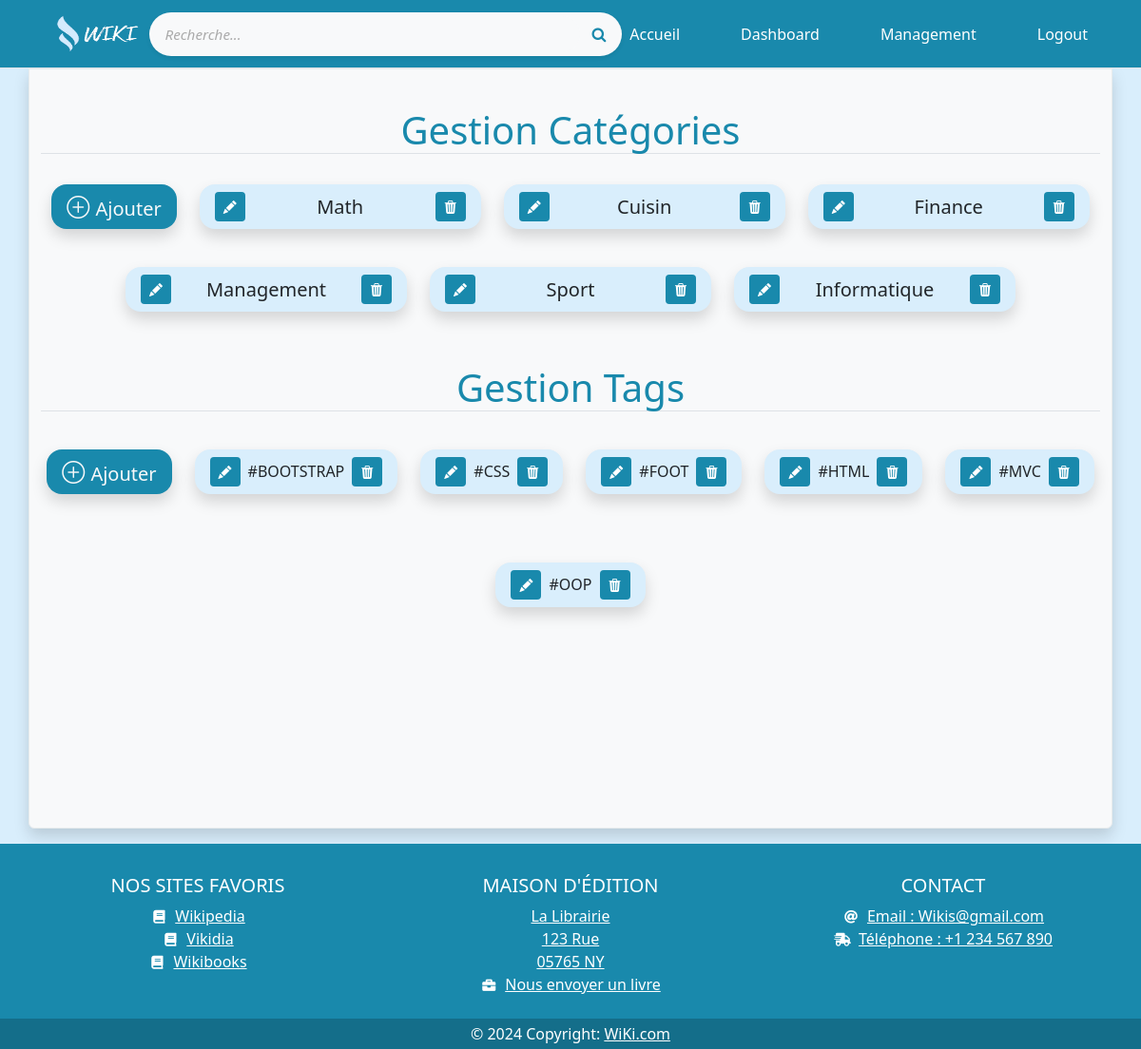
Screenshot of /admins/index (signed in) with the database file from the repository.
### tables this page shows
CREATE TABLE `categories` (
  `id_categorie` int(11) NOT NULL,
  `categorie_name` varchar(50) NOT NULL,
  `creation_date` timestamp NOT NULL DEFAULT current_timestamp()
);

CREATE TABLE `tags` (
  `id_tag` int(11) NOT NULL,
  `tag_name` varchar(50) NOT NULL
);

### app/controllers/Admins.php (called while the page is built, shortened)
<?php
  class Admins extends Controller {
    public function __construct(){
      $this->catModal = $this->model('categorie');
      $this->tagModal = $this->model('tag');
    }
    public function index(){
        $categories=$this->catModal->displayCat();
        $tags=$this->tagModal->displayTag();
        $data = [
            'categories'=> $categories,
            'tags'=> $tags,
        ];
        $this->view('admin/management',$data);
      }
    }

### app/libraries/Core.php (called while the page is built, shortened)
<?php
  class Core {
    protected $currentMethod = 'index';
    public function __construct(){
      $url = $this->getUrl();
      if(isset($url[0])){
      if(file_exists('../app/controllers/' . ucwords($url[0]). '.php')){
        unset($url[0]);
      }
    }
      $this->currentController = new $this->currentController;
      if(isset($url[1])){
        if(method_exists($this->currentController, $url[1])){
          $this->currentMethod = $url[1];
          unset($url[1]);
        }
      }
      $this->params = $url ? array_values($url) : [''];
      call_user_func_array([$this->currentController, $this->currentMethod], $this->params);
    }
    public function getUrl(){
      if(isset($_GET['url'])){
        $url = rtrim($_GET['url'], '/');
        $url = filter_var($url, FILTER_SANITIZE_URL);
        $url = explode('/', $url);
        return $url;
      }else{
        return [''];
      }
    }
  }

### public/index.php (called while the page is built, shortened)
<?php
$affiche = new Core();
 ?>

### app/libraries/Database.php (called while the page is built, shortened)
<?php
class Database {
    private static $instance;
    private $connection;
     private $stmt;
    private function __construct() {
        $this->connection = new PDO("mysql:host=" . DB_HOST . ";dbname=" . DB_NAME, DB_USER, DB_PASS);
        $this->connection->setAttribute(PDO::ATTR_ERRMODE, PDO::ERRMODE_EXCEPTION);
    }
    public static function getInstance() {
        if (!self::$instance) {
            self::$instance = new Database();
        }
        return self::$instance;
    }
    public function getConnection() {
        return $this->connection;
    }
    public function query($sql){
        $this->stmt = $this->connection->prepare($sql);
      }
      public function execute(){
        return $this->stmt->execute();
      }
      public function resultSet(){
        $this->execute();
        return $this->stmt->fetchAll(PDO::FETCH_OBJ);
      }
}
  ?>

### app/models/Categorie.php (called while the page is built, shortened)
<?php
class Categorie {
    private $db;
    public function __construct() {
        $this->db = Database::getInstance();
        $this->db->getConnection();
    }
    public function displayCat(){
        $this->db->query('SELECT * FROM categories ORDER BY creation_date DESC');
        $this->db->execute();
       $resultat= $this->db->resultSet();
       return $resultat;
    }
}

### app/models/Tag.php (called while the page is built, shortened)
<?php
class Tag {
    private $db;
    public function __construct() {
        $this->db = Database::getInstance();
        $this->db->getConnection();
    }
    public function displayTag(){
        $this->db->query('SELECT * FROM tags');
        $this->db->execute();
       $resultat= $this->db->resultSet();
       return $resultat;
    }
}

### app/views/admin/management.php (the view, shortened to what this page needs)
<?php require APPROOT . '/views/inc/header.php'; ?>
<?php require APPROOT . '/views/inc/navbar.php'; ?>
<main class="site-fr container main rounded-bottom shadow mb-3 bg-light min-vh-100 ">
    <h1 class=" display-6 text-center my-4 orange1 border-bottom ">Gestion Catégories</h1>
    <div class="">
        <div class="d-flex justify-content-center gap-4 flex-wrap mb-4  ">
            <div class="d-flex  justify-content-between align-items-center orange my-2  px-3 text-center shadow rounded-4  ">
                <a href="<?php echo URLROOT; ?>/admins/addCat" class="fs-4 text-light text-decoration-none fw-lighter"><i class="bi bi-plus-circle"></i> <span class="fs-5" >Ajouter</span> </a>
               </div>
               <?php foreach($data['categories'] as $categorie) : ?>
        <div class="d-flex  justify-content-between align-items-center ble my-2 px-3 text-center shadow rounded-4  ">
               <a href="<?php echo URLROOT; ?>/admins/editCat/<?php echo $categorie->id_categorie; ?>" class="float-right my-2 "> <button class="btn orange   btn-sm text-white  text-decoration-none ">
            <i class="bi bi-pencil-fill"></i></button></a>
        <h5 class="m-0 p-2 " style="width: 200px;"><?php echo $categorie->categorie_name; ?></h5>
         <a href="<?php echo URLROOT; ?>/admins/deleteCat/<?php echo $categorie->id_categorie; ?>" class="float-right my-2"> <button class="btn orange   btn-sm text-white  text-decoration-none ">
            <i class="bi bi-trash3-fill"></i> </button></a></div>
            <?php endforeach; ?>
             </div>
    </div>
    <h1 class=" display-6 text-center mb-3 mt-5 orange1 border-bottom ">Gestion Tags</h1>
    <div class="">
        <div class="d-flex justify-content-center gap-4 flex-wrap mb-5 ">
            <div class="d-flex  justify-content-between align-items-center orange my-4 px-3 text-center shadow rounded-4  ">
                <a href="<?php echo URLROOT; ?>/admins/addTag" class="fs-4 text-light text-decoration-none fw-lighter"><i class="bi bi-plus-circle"></i> <span class="fs-5" >Ajouter</span> </a>
               </div>
               <?php foreach($data['tags'] as $tag) : ?>
        <div class="d-flex justify-content-between align-items-center ble my-4 px-3 text-center shadow rounded-4">
               <a href="<?php echo URLROOT; ?>/admins/editTag/<?php echo $tag->id_tag; ?>" class="float-right my-2 "> <button class="btn orange  btn-sm text-white  text-decoration-none ">
            <i class="bi bi-pencil-fill"></i></button></a>
        <h5 class="m-0 p-2 fs-6  " >#<?php echo $tag->tag_name; ?></h5>
         <a href="<?php echo URLROOT; ?>/admins/deleteTag/<?php echo $tag->id_tag; ?>" class="float-right my-2"> <button class="btn orange   btn-sm text-white  text-decoration-none ">
            <i class="bi bi-trash3-fill"></i></i> </button></a></div>
            <?php endforeach; ?>
             </div>
    </div>
</main>
<?php require APPROOT . '/views/inc/foot.php'; ?>
<?php require APPROOT . '/views/inc/footer.php'; ?>

### app/libraries/Controller.php (shortened to what this page needs)
<?php
  class Controller {
    public function model($model){
      return new $model();
    }
    public function view($view, $data = []){
      if(file_exists('../app/views/' . $view . '.php')){
        require_once '../app/views/' . $view . '.php';
      } else {
        die('View does not exist');
      }
    }
  }

### app/views/inc/header.php (shortened to what this page needs)
<!DOCTYPE html>
<html lang="en">
<head>
    <link href="https://cdn.jsdelivr.net/npm/bootstrap@5.3.2/dist/css/bootstrap.min.css" rel="stylesheet"
>
        <link rel="stylesheet" href="https://cdnjs.cloudflare.com/ajax/libs/font-awesome/5.12.1/css/all.min.css"
>
         <link rel="stylesheet" href="https://cdnjs.cloudflare.com/ajax/libs/select2/4.0.13/css/select2.min.css">
    <link rel="stylesheet" href="https://cdn.jsdelivr.net/npm/bootstrap-icons@1.11.2/font/bootstrap-icons.min.css">
    <link href="https://maxcdn.bootstrapcdn.com/font-awesome/4.7.0/css/font-awesome.min.css" rel="stylesheet" />
    <link rel="stylesheet"  type="text/css" href="<?php echo URLROOT; ?>/css/style.css">
</head>
<body>

### app/views/inc/navbar.php (shortened to what this page needs)
<nav class="navbar navbar-expand-lg navbar-scroll  shadow-0 border-bottom d-flex align-content-center justify-content-center px-lg-5   ">
                <img src="<?php echo URLROOT; ?>/image/wiko.png" alt="logo" class="rounded-4 p-2 " style="width: 120px; height: 55px;">
                <div class="p-1 bg-light rounded rounded-pill shadow-sm w-50 mx-auto  text-center ">
        <div class="input-group">
           <input type="search" id="searchInputMain" placeholder="Recherche..." aria-describedby="button-addon1" class="form-control rounded rounded-pill border-0 bg-light">
         <div class="input-group-append">
       <button id="button-addon1" type="submit" class="btn btn-link orange1"><i class="fa fa-search"></i></button>
        </div>
         </div>
         </div>
                  <div class=" d-flex justify-content-center">
                <div class="collapse navbar-collapse m-0 p-0 " id="navbarSupportedContent">
                    <ul class="navbar-nav d-flex justify-content-around gap-5 ">
                        <?php if(isset($_SESSION['role']) && $_SESSION['role'] == 'admin'){  ?>
                        <li class="nav-item">
                            <a class="nav-link text-center text-white fs-6 fw-medium titre" href="<?php echo URLROOT; ?>/users/index">Accueil</a>
                        </li>
                        <li class="nav-item">
                            <a class="nav-link text-center text-white fs-6 fw-medium titre" href="<?php echo URLROOT; ?>/admins/dashboard">Dashboard</a>
                        </li>
                        <li class="nav-item">
                            <a class="nav-link text-center text-white fs-6 fw-medium titre" href="<?php echo URLROOT; ?>/admins/index">Management</a>
                        </li>
                        <li class="nav-item">
                            <a class="nav-link text-center text-white fs-6 fw-medium btn btn-outline-info " href="<?php echo URLROOT; ?>/users/logout">Logout</a>
                        </li>
                        <?php } ?>
                    </ul>
                    </div>
                </div>
        </nav>

### app/views/inc/foot.php
<footer class="orange text-center text-lg-start text-white">
    <div class=" px-4 py-2">
      <div class="row mt-4 ">
        <div class="d-flex flex-column justify-content-around gap-4 text-center flex-sm-column flex-lg-row ">
        <div class="col-lg-3 col-md-6 mb-1 mb-md-0">
          <h5 class="text-uppercase">NOS SITES FAVORIS</h5>
          <ul class="list-unstyled mb-0 ">
            <li>
              <a href="#!" class="text-white"><i class="fas fa-book fa-fw fa-sm me-2"></i>Wikipedia</a>
            </li>
            <li>
              <a href="#!" class="text-white"><i class="fas fa-book fa-fw fa-sm me-2"></i>Vikidia</a>
            </li>
            <li>
              <a href="#!" class="text-white"><i class="fas fa-book fa-fw fa-sm me-2"></i>Wikibooks</a>
            </li>
          </ul>
        </div>
        <div class="col-lg-3 col-md-6 mb-1 mb-md-0">
          <h5 class="text-uppercase">Maison d'édition</h5>
          <ul class="list-unstyled">
            <li>
              <a href="#!" class="text-white">La Librairie</a>
            </li>
            <li>
              <a href="#!" class="text-white">123 Rue</a>
            </li>
            <li>
              <a href="#!" class="text-white">05765 NY</a>
            </li>
            <li>
              <a href="#!" class="text-white"><i class="fas fa-briefcase fa-fw fa-sm me-2"></i>Nous envoyer un livre</a>
            </li>
          </ul>
        </div>
        <div class="col-lg-3 col-md-6 mb-1 mb-md-0">
          <h5 class="text-uppercase">Contact</h5>
          <ul class="list-unstyled">
            <li>
              <a href="#" class="text-white"><i class="fas fa-at fa-fw fa-sm me-2"></i>Email : Wikis@gmail.com</a>
            </li>
            <li>
              <a href="#" class="text-white"><i class="fas fa-shipping-fast fa-fw fa-sm me-2"></i>Téléphone : +1 234 567 890</a>
            </li>
          </ul>
        </div>
        </div>
      </div>
    </div>
    <div class="text-center p-1" style="background-color: rgba(0, 0, 0, 0.2)">
      © 2024 Copyright:
      <a class="text-white" href="<?php URLROOT; ?>">WiKi.com</a>
    </div>
  </footer>

### app/views/inc/footer.php (shortened to what this page needs)
</body>
</html>

### public/css/style.css (style rules this page uses)
.navbar-scroll { background-color: #1989AC; }
body { background-color: #D9EEFC; }
.orange { background-color: #1989AC !important; }
.orange1 { color: #1989AC; }
.form-control::placeholder { font-size: 0.95rem; color: #aaa; font-style: italic; }
.main.container { padding-top: 1rem; border: 1px solid #e8eced; }
.ble { background-color: #D9EEFC; }
.text-white { color: #fff!important; }

### rows the page displays
categories: categorie_name "Math"
categories: categorie_name "Cuisin"
categories: categorie_name "Finance"
categories: categorie_name "Management"
categories: categorie_name "Sport"
categories: categorie_name "Informatique"
tags: tag_name "BOOTSTRAP"
tags: tag_name "CSS"
tags: tag_name "FOOT"
tags: tag_name "HTML"
tags: tag_name "MVC"
tags: tag_name "OOP"
